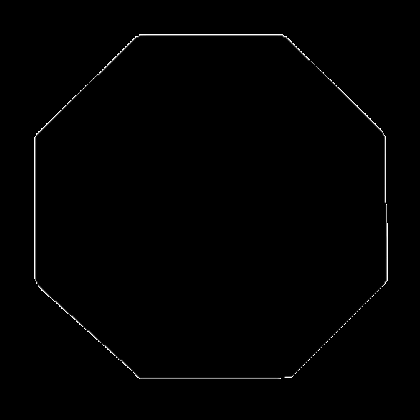
#> input picture images/octagon.png, 420 x 420 px
$ python edge_detection_example.py
#> lines starting #> are read from the running program, lines starting #| are printed output that depends on the picture
### code/filter.py
import cv2
import numpy as np

def cross_correlation(img, kernel):
	k = (kernel.shape[0] - 1) // 2
	out = np.zeros(img.shape[:2], dtype = img.dtype)

	for i in range(0, out.shape[1]):
		for j in range(0, out.shape[0]):
			for u in range(-k, k + 1):
				for v in range(-k, k + 1):
					# check for indexes greater than the image
					if j + v >= img.shape[0] or i + u >= img.shape[1]:
						continue

					# check for indexes less than the image
					if j + v < 0 or i + u < 0:
						continue

					out[j, i] += kernel[v + k, u + k] * img[j + v, i + u]

	return out

# [84 lines left out: functions convolution, median, normalized_correlation, not called in this run]

### code/kernel.py
import math
import numpy as np

# [34 lines left out: functions gaussian2d, gaussian, not called in this run]

def sobel_horizontal():
	kernel = np.array([
		[-1, 0, 1],
		[-2, 0, 2],
		[-1, 0, 1]
		], dtype = np.float32)

	kernel = kernel / 8

	return kernel

def sobel_vertical():
	kernel = np.array([
		[-1, -2, -1],
		[0,   0,  0],
		[1,   2,  1],
		], dtype = np.float32)

	kernel = kernel / 8

	return kernel

### code/edge_detection_example.py
import filter
import kernel
import cv2
import math
import numpy as np

image = cv2.imread("../images/octagon.png")
#> image is the input picture: shape (420, 420, 3); min 0, max 255, mean 1.7
image = cv2.cvtColor(image, cv2.COLOR_BGR2GRAY)
#> image: shape (420, 420)

sobel_horizontal = kernel.sobel_horizontal()
sobel_vertical = kernel.sobel_vertical()

out_horizontal = filter.cross_correlation(image, sobel_horizontal)
#> after the loop in cross_correlation, `for i in range(0, out.shape[1]):`:
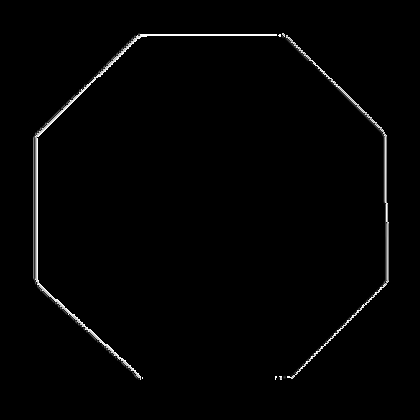
#> out: shape (420, 420); min 0, max 255, mean 3.4
out_vertical = filter.cross_correlation(image, sobel_vertical)
#> after the loop in cross_correlation (call 2), `for i in range(0, out.shape[1]):`:
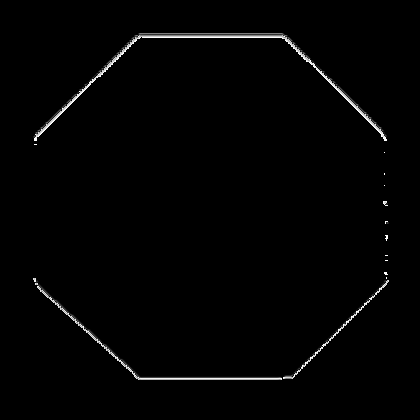
#> out: shape (420, 420); min 0, max 255, mean 3.1

r = [math.sqrt(h**2 + v**2) for h, v in zip(out_horizontal.flat, out_vertical.flat)]
#> r = 176400 items
edges = np.array(r).reshape(image.shape)
edges = cv2.convertScaleAbs(edges.copy())

r = [math.degrees(math.atan(v/h)) if h > 0 else 0 for h, v in zip(out_horizontal.flat, out_vertical.flat)]
directions = np.array(r).reshape(image.shape)
directions = cv2.convertScaleAbs(directions.copy())

cv2.imshow("H", out_horizontal)
cv2.imshow("V", out_vertical)
cv2.imshow("E", edges)
cv2.imshow("D", directions)
cv2.waitKey(0)
